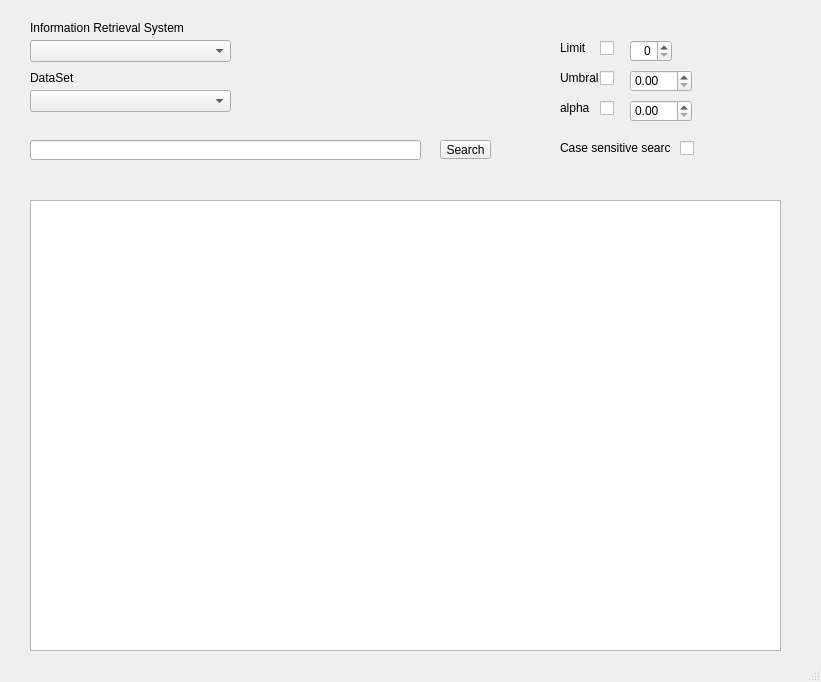
<?xml version="1.0" encoding="UTF-8"?>
<ui version="4.0">
 <class>SRI</class>
 <widget class="QMainWindow" name="SRI">
  <property name="geometry">
   <rect>
    <x>0</x>
    <y>0</y>
    <width>821</width>
    <height>682</height>
   </rect>
  </property>
  <property name="sizePolicy">
   <sizepolicy hsizetype="Preferred" vsizetype="Preferred">
    <horstretch>0</horstretch>
    <verstretch>0</verstretch>
   </sizepolicy>
  </property>
  <property name="windowTitle">
   <string>SRI</string>
  </property>
  <property name="tabShape">
   <enum>QTabWidget::Rounded</enum>
  </property>
  <property name="unifiedTitleAndToolBarOnMac">
   <bool>true</bool>
  </property>
  <widget class="QWidget" name="centralwidget">
   <widget class="QLineEdit" name="query">
    <property name="geometry">
     <rect>
      <x>30</x>
      <y>140</y>
      <width>391</width>
      <height>20</height>
     </rect>
    </property>
   </widget>
   <widget class="QToolButton" name="run">
    <property name="geometry">
     <rect>
      <x>440</x>
      <y>140</y>
      <width>51</width>
      <height>19</height>
     </rect>
    </property>
    <property name="text">
     <string>Search</string>
    </property>
   </widget>
   <widget class="QComboBox" name="sri_type">
    <property name="geometry">
     <rect>
      <x>30</x>
      <y>40</y>
      <width>201</width>
      <height>22</height>
     </rect>
    </property>
   </widget>
   <widget class="QLabel" name="label">
    <property name="geometry">
     <rect>
      <x>30</x>
      <y>20</y>
      <width>211</width>
      <height>16</height>
     </rect>
    </property>
    <property name="text">
     <string>Information Retrieval System</string>
    </property>
   </widget>
   <widget class="QLabel" name="label_2">
    <property name="geometry">
     <rect>
      <x>30</x>
      <y>70</y>
      <width>71</width>
      <height>16</height>
     </rect>
    </property>
    <property name="text">
     <string>DataSet</string>
    </property>
   </widget>
   <widget class="QSpinBox" name="lim">
    <property name="geometry">
     <rect>
      <x>630</x>
      <y>40</y>
      <width>42</width>
      <height>22</height>
     </rect>
    </property>
    <property name="alignment">
     <set>Qt::AlignRight|Qt::AlignTop|Qt::AlignTrailing</set>
    </property>
    <property name="buttonSymbols">
     <enum>QAbstractSpinBox::UpDownArrows</enum>
    </property>
   </widget>
   <widget class="QDoubleSpinBox" name="umbral">
    <property name="geometry">
     <rect>
      <x>630</x>
      <y>70</y>
      <width>62</width>
      <height>22</height>
     </rect>
    </property>
    <property name="maximum">
     <double>1.000000000000000</double>
    </property>
    <property name="singleStep">
     <double>0.050000000000000</double>
    </property>
   </widget>
   <widget class="QLabel" name="label_3">
    <property name="geometry">
     <rect>
      <x>560</x>
      <y>40</y>
      <width>31</width>
      <height>16</height>
     </rect>
    </property>
    <property name="text">
     <string>Limit</string>
    </property>
   </widget>
   <widget class="QLabel" name="label_4">
    <property name="geometry">
     <rect>
      <x>560</x>
      <y>70</y>
      <width>41</width>
      <height>16</height>
     </rect>
    </property>
    <property name="text">
     <string>Umbral</string>
    </property>
   </widget>
   <widget class="QCheckBox" name="limCheck">
    <property name="geometry">
     <rect>
      <x>600</x>
      <y>40</y>
      <width>16</width>
      <height>17</height>
     </rect>
    </property>
    <property name="text">
     <string/>
    </property>
   </widget>
   <widget class="QCheckBox" name="umbralCheck">
    <property name="geometry">
     <rect>
      <x>600</x>
      <y>70</y>
      <width>16</width>
      <height>17</height>
     </rect>
    </property>
    <property name="text">
     <string/>
    </property>
   </widget>
   <widget class="QWidget" name="horizontalLayoutWidget">
    <property name="geometry">
     <rect>
      <x>30</x>
      <y>200</y>
      <width>751</width>
      <height>451</height>
     </rect>
    </property>
    <layout class="QHBoxLayout" name="horizontalLayout">
     <property name="sizeConstraint">
      <enum>QLayout::SetDefaultConstraint</enum>
     </property>
     <item>
      <widget class="QListWidget" name="output"/>
     </item>
    </layout>
   </widget>
   <widget class="QLabel" name="label_5">
    <property name="geometry">
     <rect>
      <x>560</x>
      <y>100</y>
      <width>31</width>
      <height>16</height>
     </rect>
    </property>
    <property name="text">
     <string>alpha</string>
    </property>
   </widget>
   <widget class="QCheckBox" name="alphaCheck">
    <property name="geometry">
     <rect>
      <x>600</x>
      <y>100</y>
      <width>16</width>
      <height>17</height>
     </rect>
    </property>
    <property name="text">
     <string/>
    </property>
   </widget>
   <widget class="QLabel" name="label_6">
    <property name="geometry">
     <rect>
      <x>560</x>
      <y>140</y>
      <width>111</width>
      <height>16</height>
     </rect>
    </property>
    <property name="text">
     <string>Case sensitive search</string>
    </property>
   </widget>
   <widget class="QDoubleSpinBox" name="alpha">
    <property name="geometry">
     <rect>
      <x>630</x>
      <y>100</y>
      <width>62</width>
      <height>22</height>
     </rect>
    </property>
    <property name="maximum">
     <double>1.000000000000000</double>
    </property>
    <property name="singleStep">
     <double>0.050000000000000</double>
    </property>
   </widget>
   <widget class="QCheckBox" name="sensitive">
    <property name="geometry">
     <rect>
      <x>680</x>
      <y>140</y>
      <width>16</width>
      <height>17</height>
     </rect>
    </property>
    <property name="text">
     <string/>
    </property>
   </widget>
   <widget class="QComboBox" name="dataset">
    <property name="geometry">
     <rect>
      <x>30</x>
      <y>90</y>
      <width>201</width>
      <height>22</height>
     </rect>
    </property>
   </widget>
  </widget>
  <widget class="QStatusBar" name="statusbar">
   <property name="font">
    <font>
     <strikeout>false</strikeout>
    </font>
   </property>
  </widget>
  <action name="actionsave">
   <property name="text">
    <string>save</string>
   </property>
  </action>
 </widget>
 <resources/>
 <connections/>
</ui>
